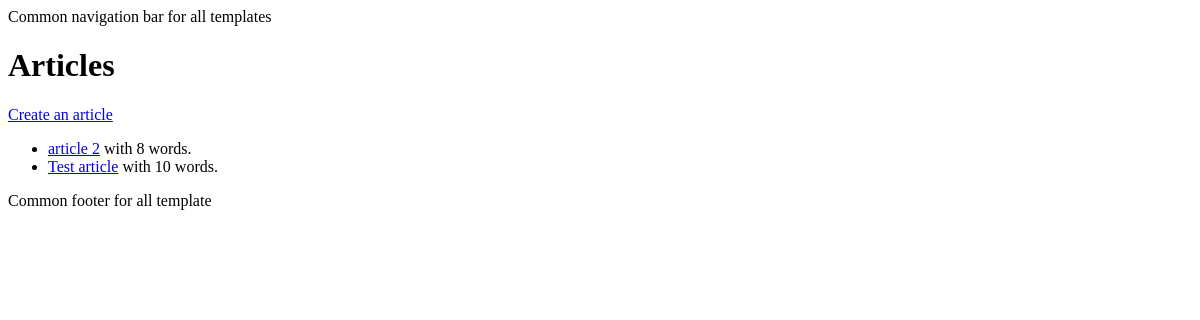
The page /articles/ on the database as committed earlier.
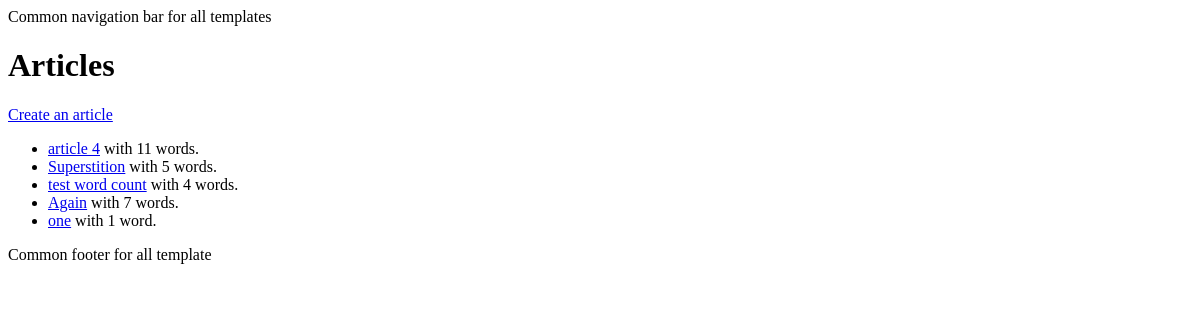
The same page on the database as committed later.
### app/models.py (models this page shows, shortened)
class Article(models.Model):
    title = models.CharField(max_length=100)
    content = models.TextField(blank=True, default="")
    word_count = models.IntegerField(blank=True, default="")
    twitter_post = models.TextField(blank=True, default="")
    status = models.CharField(
        max_length=20,
        choices= ARTICLE_STATUS,
        default="draft"
    )
    created_at = models.DateTimeField(auto_now_add=True)
    updated_at = models.DateTimeField(auto_now=True)

### app/views.py (the view)
# urls.py: path("", ArticleListView.as_view(), name="home"),
class ArticleListView(ListView):
    template_name = "app/home.html"
    model = Article
    context_object_name = "articles"

### templates/app/home.html
{% extends "app/base.html" %}
{% block content %}
    <h1>Articles</h1>
    <a href="{% url 'create_article' %}">Create an article</a>
    {% if articles  %}
        <ul>
        {% for article in articles %}
            <li> <a href="{% url 'update_article' pk=article.id %}">{{ article.title }}</a> with {{ article.word_count }} word{{ article.word_count | pluralize}}.</li>
        {% endfor %}
        </ul>
    {% else %}
        <p>You have no articles yet</p>
    {% endif %}
{% endblock content %}

### templates/app/base.html (shortened to what this page needs)
<!DOCTYPE html>
<html lang="en">
<head>
</head>
<body>
    <nav>Common navigation bar for all templates</nav>
   {% block content %}
   {% endblock content %}
    <footer>Common footer for all template</footer>
</body>
</html>

Rows that differ between the two databases and show on the page:
removed Article: title "article 2", word_count "8", word_count|pluralize "s"
removed Article: title "Test article", word_count "10", word_count|pluralize "s"
added Article: title "article 4", word_count "11", word_count|pluralize "s"
added Article: title "Superstition", word_count "5", word_count|pluralize "s"
added Article: title "test word count", word_count "4", word_count|pluralize "s"
added Article: title "Again", word_count "7", word_count|pluralize "s"
added Article: title "one", word_count "1"
